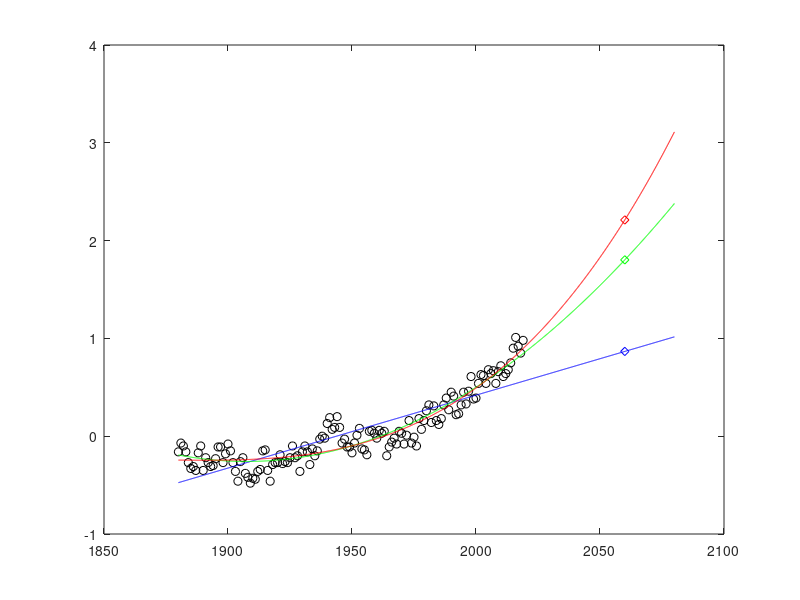

Write the MATLAB code that produced this figure. (Note: this script raises an error after producing the figure.)
%% dados
A = [ 1880
1881
1882
1883
1884
1885
1886
1887
1888
1889
1890
1891
1892
1893
1894
1895
1896
1897
1898
1899
1900
1901
1902
1903
1904
1905
1906
1907
1908
1909
1910
1911
1912
1913
1914
1915
1916
1917
1918
1919
1920
1921
1922
1923
1924
1925
1926
1927
1928
1929
1930
1931
1932
1933
1934
1935
1936
1937
1938
1939
1940
1941
1942
1943
1944
1945
1946
1947
1948
1949
1950
1951
1952
1953
1954
1955
1956
1957
1958
1959
1960
1961
1962
1963
1964
1965
1966
1967
1968
1969
1970
1971
1972
1973
1974
1975
1976
1977
1978
1979
1980
1981
1982
1983
1984
1985
1986
1987
1988
1989
1990
1991
1992
1993
1994
1995
1996
1997
1998
1999
2000
2001
2002
2003
2004
2005
2006
2007
2008
2009
2010
2011
2012
2013
2014
2015
2016
2017
2018
2019
]; 

B = [
 -0.16
 -0.07
 -0.10
 -0.16
 -0.27
 -0.33
 -0.31
 -0.35
 -0.17
 -0.10
 -0.35
 -0.22
 -0.27
 -0.31
 -0.30
 -0.23
 -0.11
 -0.11
 -0.27
 -0.18
 -0.08
 -0.15
 -0.27
 -0.36
 -0.46
 -0.26
 -0.22
 -0.38
 -0.42
 -0.48
 -0.43
 -0.44
 -0.36
 -0.34
 -0.15
 -0.14
 -0.35
 -0.46
 -0.29
 -0.27
 -0.27
 -0.19
 -0.28
 -0.26
 -0.27
 -0.22
 -0.10
 -0.22
 -0.20
 -0.36
 -0.16
 -0.10
 -0.16
 -0.29
 -0.13
 -0.20
 -0.15
 -0.03
  0.00
 -0.02
  0.13
  0.19
  0.07
  0.09
  0.20
  0.09
 -0.07
 -0.03
 -0.11
 -0.11
 -0.17
 -0.07
  0.01
  0.08
 -0.13
 -0.14
 -0.19
  0.05
  0.06
  0.03
 -0.02
  0.06
  0.03
  0.05
 -0.20
 -0.11
 -0.06
 -0.02
 -0.08
  0.05
  0.03
 -0.08
  0.01
  0.16
 -0.07
 -0.01
 -0.10
  0.18
  0.07
  0.16
  0.26
  0.32
  0.14
  0.31
  0.16
  0.12
  0.18
  0.32
  0.39
  0.27
  0.45
  0.41
  0.22
  0.23
  0.32
  0.45
  0.33
  0.46
  0.61
  0.38
  0.39
  0.54
  0.63
  0.62
  0.54
  0.68
  0.64
  0.67
  0.54
  0.66
  0.72
  0.61
  0.64
  0.68
  0.75
  0.90
  1.01
  0.92
  0.85
  0.98
] ;

%% modelo polinomial 
[p1,s1] = polyfit(A,B,1) %grau 1
[p2,s2] = polyfit(A,B,2) %grau 2
[p3,s3] = polyfit(A,B,3) %grau 3

%resíduos
SQR1=s1.normr^2 
SQR2=s2.normr^2
SQR3=s3.normr^2

plot(A,B,'ok') %representacao dos pontos
hold on
A_data=1880:0.1:2080;

p1_data=polyval(p1,A_data);
p2_data=polyval(p2,A_data);
p3_data=polyval(p3,A_data);

p1_2060 = polyval(p1,2060)
p2_2060 = polyval(p2,2060)
p3_2060 = polyval(p3,2060)

plot(A_data,p1_data,'b',A_data,p2_data,'g',A_data,p3_data,'r')   %representacao dos polinomios 
plot(2060,p1_2060,'db',2060,p2_2060,'dg',2060,p3_2060,'dr')

%% modelo não polinomial
[coef1,resnorm1] = lsqcurvefit(@modelo1,[1,1,1],A,B)
[coef2,resnorm2] = lsqcurvefit(@modelo2,[1,1,1],A,B)
[coef3,resnorm3] = lsqcurvefit(@modelo3,[1,1,1],A,B)
[coef4,resnorm4] = lsqcurvefit(@modelo4,[1,1,1,1],A,B)

m1_2060 = modelo1(coef1,2060)
m1_data=modelo1(coef1,A_data);

m2_2060 = modelo2(coef2,2060)
m2_data=modelo2(coef2,A_data);

m3_2060 = modelo3(coef3,2060)
m3_data=modelo3(coef3,A_data);

m4_2060 = modelo4(coef4,2060)
m4_data=modelo4(coef4,A_data);

plot(A,B,'ok',A_data,m1_data,'g',A_data,m2_data,'b',A_data,m3_data,'m',A_data,m4_data,'r')
hold on 
plot(2060,m1_2060,'dg',2060,m2_2060,'db',2060,m3_2060,'dm',2060,m4_2060,'dr')
%% para fazer a representacao grafica de tudo o final
A_data=1880:0.1:2080;
p1_data=polyval(p1,A_data);
p2_data=polyval(p2,A_data);
m1_data=modelo(coef,A_data);
plot(A,B,'ok',A_data,p1_data,'b',A_data,p2_data,'g',A_data,p3_data,'r',A_data,m1_data,'m')
